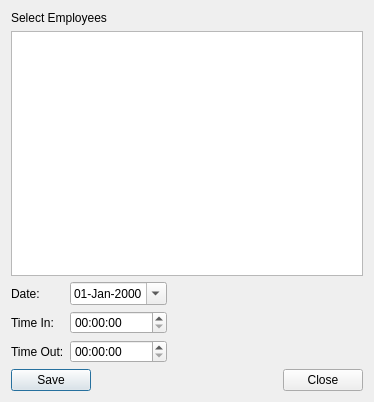
<?xml version="1.0" encoding="UTF-8"?>
<ui version="4.0">
 <class>AutoClockIn</class>
 <widget class="QDialog" name="AutoClockIn">
  <property name="geometry">
   <rect>
    <x>0</x>
    <y>0</y>
    <width>374</width>
    <height>402</height>
   </rect>
  </property>
  <property name="windowTitle">
   <string>Automatic Employee Clock In</string>
  </property>
  <layout class="QVBoxLayout" name="verticalLayout">
   <item>
    <widget class="QLabel" name="label">
     <property name="text">
      <string>Select Employees</string>
     </property>
    </widget>
   </item>
   <item>
    <widget class="QTreeView" name="lstEmployees">
     <property name="alternatingRowColors">
      <bool>true</bool>
     </property>
     <property name="indentation">
      <number>2</number>
     </property>
    </widget>
   </item>
   <item>
    <layout class="QGridLayout" name="gridLayout">
     <item row="0" column="0">
      <widget class="QLabel" name="label_2">
       <property name="text">
        <string>Date:</string>
       </property>
      </widget>
     </item>
     <item row="0" column="1">
      <widget class="QDateEdit" name="dtpDate">
       <property name="displayFormat">
        <string>dd-MMM-yyyy</string>
       </property>
       <property name="calendarPopup">
        <bool>true</bool>
       </property>
      </widget>
     </item>
     <item row="1" column="0">
      <widget class="QLabel" name="label_3">
       <property name="text">
        <string>Time In:</string>
       </property>
      </widget>
     </item>
     <item row="1" column="1">
      <widget class="QTimeEdit" name="dtpTimeIn"/>
     </item>
     <item row="2" column="0">
      <widget class="QLabel" name="label_4">
       <property name="text">
        <string>Time Out:</string>
       </property>
      </widget>
     </item>
     <item row="2" column="1">
      <widget class="QTimeEdit" name="dtpTimeOut"/>
     </item>
     <item row="0" column="2">
      <spacer name="horizontalSpacer">
       <property name="orientation">
        <enum>Qt::Horizontal</enum>
       </property>
       <property name="sizeHint" stdset="0">
        <size>
         <width>40</width>
         <height>20</height>
        </size>
       </property>
      </spacer>
     </item>
    </layout>
   </item>
   <item>
    <layout class="QHBoxLayout" name="horizontalLayout">
     <item>
      <widget class="QPushButton" name="cmdSave">
       <property name="text">
        <string>Save</string>
       </property>
      </widget>
     </item>
     <item>
      <spacer name="horizontalSpacer_2">
       <property name="orientation">
        <enum>Qt::Horizontal</enum>
       </property>
       <property name="sizeHint" stdset="0">
        <size>
         <width>40</width>
         <height>20</height>
        </size>
       </property>
      </spacer>
     </item>
     <item>
      <widget class="QPushButton" name="cmdClose">
       <property name="text">
        <string>Close</string>
       </property>
      </widget>
     </item>
    </layout>
   </item>
  </layout>
 </widget>
 <resources/>
 <connections/>
</ui>
